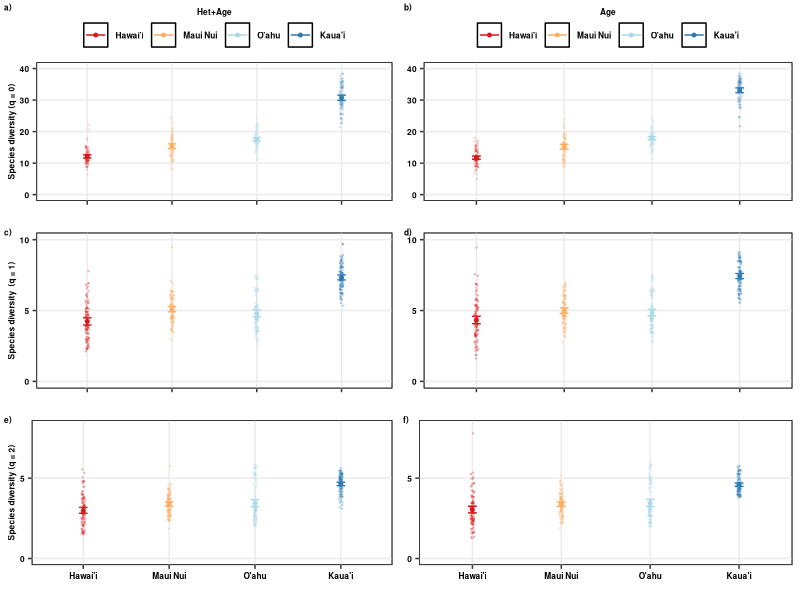

Write R code to recreate this figure.
#############
# Hill N ####
#############
###############
# All natives #
# 9 plots #####
###############
# figure 

require(tidyr)
require(dplyr)
require(ggplot2)
require(grid)
require(reshape2)
library(rms)

##########
# data  ##
##########

HillN_2<-read.csv("Cleaned_Data/Scen2_Natives_9plots_HillN.csv")
HillN_3<-read.csv("Cleaned_Data/Scen3_Natives_9plots_HillN.csv")

#############
# organize  #
#############

HillN_2$Scenario<-"II"
HillN_3$Scenario<-"III"

HillNN<-rbind.data.frame(HillN_2, HillN_3)

HillNN$geo_entity2<-as.character(HillNN$geo_entity2)
HillNN$geo_entity2<-ifelse(HillNN$geo_entity2=="O'ahu Island (incl. Mokoli'i Islet)","O'ahu",HillNN$geo_entity2)
HillNN$geo_entity2<-ifelse(HillNN$geo_entity2=="O'ahu Island","O'ahu",HillNN$geo_entity2)
HillNN$geo_entity2<-ifelse(HillNN$geo_entity2=="Hawai'i Island","Hawai'i",HillNN$geo_entity2)
HillNN$geo_entity2<-ifelse(HillNN$geo_entity2=="Kaua'i Island","Kaua'i",HillNN$geo_entity2)

HillNN$geo_entity2<-as.factor(HillNN$geo_entity2)
HillNN$geo_entity2<-factor(HillNN$geo_entity2,levels=c("Hawai'i","Maui Nui","O'ahu","Kaua'i"))

HillNN$order<-as.factor(HillNN$order)

HillNN$geo_order<-paste(HillNN$geo_entity2,HillNN$order,sep="_")

HillNN$geo_order<-factor(HillNN$geo_order,levels=c("Hawai'i_0","Hawai'i_1","Hawai'i_2","Maui Nui_0","Maui Nui_1","Maui Nui_2",
                                                   "O'ahu_0","O'ahu_1","O'ahu_2","Kaua'i_0","Kaua'i_1","Kaua'i_2"))

############################################
# summarize data                           #
############################################

HillNN_minus<- HillNN %>%
  group_by(geo_entity2,Scenario, order) %>%
  do(data.frame(rbind(smean.cl.boot(.$qD, B=1000))))

colnames(HillNN_minus)[4]<-"qD"
colnames(HillNN_minus)[5]<-"qD.LCL"
colnames(HillNN_minus)[6]<-"qD.UCL"

HillNN_f<-rbind.data.frame(HillNN_minus)

HillNN_f$geo_order<-paste(HillNN_f$geo_entity2,HillNN_f$order,sep="_")

HillNN_f$geo_order<-as.factor(HillNN_f$geo_order)

HillNN_f$geo_order<-factor(HillNN_f$geo_order,levels=c("Hawai'i_0","Hawai'i_1","Hawai'i_2","Maui Nui_0","Maui Nui_1","Maui Nui_2",
                                                       "O'ahu_0","O'ahu_1","O'ahu_2","Kaua'i_0","Kaua'i_1","Kaua'i_2"))

HillNN_f$geo_entity2<-factor(HillNN_f$geo_entity2,levels=c("Hawai'i","Maui Nui","O'ahu","Kaua'i"))

HillNN_f<-ungroup(HillNN_f)

##############################
# order x island x scenario  #
##############################

HillNN_f$Scenario<-as.character(HillNN_f$Scenario)
HillNN_f$Scenario<-ifelse(HillNN_f$Scenario=="II","Het+Age",HillNN_f$Scenario)
HillNN_f$Scenario<-ifelse(HillNN_f$Scenario=="III","Age",HillNN_f$Scenario)
HillNN_f$Scenario<-as.factor(HillNN_f$Scenario)

HillNN_f$Scenario<-factor(HillNN_f$Scenario,levels=c("Het+Age","Age"))

HillNN_f<- HillNN_f%>%
  unite( "Scen_Order", c("Scenario","order"),remove=FALSE)

HillNN$Scenario<-as.character(HillNN$Scenario)
HillNN$Scenario<-ifelse(HillNN$Scenario=="II","Het+Age",HillNN$Scenario)
HillNN$Scenario<-ifelse(HillNN$Scenario=="III","Age",HillNN$Scenario)
HillNN$Scenario<-as.factor(HillNN$Scenario)

HillNN$Scenario<-factor(HillNN$Scenario,levels=c("Het+Age","Age"))

HillNN<- HillNN%>%
  unite( "Scen_Order", c("Scenario","order"),remove=FALSE)

# Scen2 + order 0

H_Sc2_Or0<-filter(HillNN, Scen_Order=="Het+Age_0")

H_f_Sc2_Or0<-filter(HillNN_f, Scen_Order=="Het+Age_0")

Hill_Sc2_Or0<-ggplot(H_Sc2_Or0, aes(x=geo_entity2,y=qD,group=geo_entity2,color=geo_entity2))+
  geom_point(data=H_Sc2_Or0, aes(x=geo_entity2,y=qD,color=geo_entity2),position = position_jitter(w = 0.02, h = 0),size=0.25,alpha=0.1)+
  
  geom_point(data=H_f_Sc2_Or0, aes(x=geo_entity2,y=qD,group=geo_entity2, colour=geo_entity2),size=1)+
  geom_errorbar(data=H_f_Sc2_Or0,aes(ymin=qD.LCL,ymax=qD.UCL,group=geo_entity2, colour=geo_entity2),width=0.1)+
  
  #scale_color_d3(palette="category20c")+
  scale_colour_manual(values=c("#d7191c","#fdae61","#abd9e9","#2c7bb6"))+
  scale_y_continuous(limits=c(0, 40),breaks=c(0,10,20,30,40),labels=c("0","10","20","30","40"))+
  # scale_shape_manual(values=c(17,15,16))+
  #facet_grid(order~Scenario,scales="free_y")+
  labs(x="",y="Species diversity (q = 0)")+
  guides(colour=guide_legend(title="Het+Age",title.position = "top", hjust=0.5))+
  theme_bw()+theme(plot.title = element_text(colour="black",face="bold",size=7,hjust=0.5,vjust=0),
                   axis.title.x=element_text(colour="black",face="bold",size=6),
                   axis.title.y=element_text(colour="black",face="bold",size=6),
                   axis.text.x=element_blank(),
                   axis.text.y=element_text(colour=c("black"),face="bold",size=6),
                   strip.background = element_rect(fill="transparent",colour="black"),
                   strip.text=element_text(face="bold",size=6),
                   legend.text=element_text(colour=c("black"),face="bold",size=6),
                   legend.title = element_text(colour=c("black"),face="bold",size=6),
                   legend.title.align = 0.5,
                   legend.margin=margin(t=0.00, r=0, b=0, l=0, unit="cm"),
                   legend.position=c("top"),
                   #legend.margin =margin(t=0, r=0, b=0, l=0, unit="cm"),
                   panel.background =element_rect(fill="transparent",colour="black"),panel.grid.minor=element_blank())

# Scen3 + order 0

H_Sc3_Or0<-filter(HillNN, Scen_Order=="Age_0")

H_f_Sc3_Or0<-filter(HillNN_f, Scen_Order=="Age_0")

Hill_Sc3_Or0<-ggplot(H_Sc3_Or0, aes(x=geo_entity2,y=qD,group=geo_entity2,color=geo_entity2))+
  geom_point(data=H_Sc3_Or0, aes(x=geo_entity2,y=qD,color=geo_entity2),position = position_jitter(w = 0.02, h = 0),size=0.25,alpha=0.1)+
  
  geom_point(data=H_f_Sc3_Or0, aes(x=geo_entity2,y=qD,group=geo_entity2, colour=geo_entity2),size=1)+
  geom_errorbar(data=H_f_Sc3_Or0,aes(ymin=qD.LCL,ymax=qD.UCL,group=geo_entity2, colour=geo_entity2),width=0.1)+
  
  #scale_color_d3(palette="category20c")+
  scale_colour_manual(values=c("#d7191c","#fdae61","#abd9e9","#2c7bb6"))+
  scale_y_continuous(limits=c(0, 40),breaks=c(0,10,20,30,40),labels=c("0","10","20","30","40"))+
  # scale_shape_manual(values=c(17,15,16))+
  #facet_grid(order~Scenario,scales="free_y")+
  labs(x="",y="Species diversity")+
  guides(colour=guide_legend(title="Age",title.position = "top", hjust=0.5))+
  theme_bw()+theme(plot.title = element_text(colour="black",face="bold",size=7,hjust=0.5,vjust=0),
                   axis.title.x=element_text(colour="black",face="bold",size=6),
                   axis.title.y=element_blank(),
                   axis.text.x=element_blank(),
                   axis.text.y=element_text(colour=c("black"),face="bold",size=6),
                   strip.background = element_rect(fill="transparent",colour="black"),
                   strip.text=element_text(face="bold",size=6),
                   legend.text=element_text(colour=c("black"),face="bold",size=6),
                   legend.title = element_text(colour=c("black"),face="bold",size=6),
                   legend.title.align = 0.5,
                   legend.margin=margin(t=0.00, r=0, b=0, l=0, unit="cm"),
                   legend.position=c("top"),
                   #legend.margin =margin(t=0, r=0, b=0, l=0, unit="cm"),
                   panel.background =element_rect(fill="transparent",colour="black"),panel.grid.minor=element_blank())

# Scen2 + order 1

H_Sc2_Or1<-filter(HillNN, Scen_Order=="Het+Age_1")

H_f_Sc2_Or1<-filter(HillNN_f, Scen_Order=="Het+Age_1")

Hill_Sc2_Or1<-ggplot(H_Sc2_Or1, aes(x=geo_entity2,y=qD,group=geo_entity2,color=geo_entity2))+
  geom_point(data=H_Sc2_Or1, aes(x=geo_entity2,y=qD,color=geo_entity2),position = position_jitter(w = 0.02, h = 0),size=0.25,alpha=0.2)+
  
  geom_point(data=H_f_Sc2_Or1, aes(x=geo_entity2,y=qD,group=geo_entity2, colour=geo_entity2),size=1)+
  geom_errorbar(data=H_f_Sc2_Or1,aes(ymin=qD.LCL,ymax=qD.UCL,group=geo_entity2, colour=geo_entity2),width=0.1)+
  
  #scale_color_d3(palette="category20c")+
  scale_colour_manual(values=c("#d7191c","#fdae61","#abd9e9","#2c7bb6"))+
  scale_y_continuous(limits=c(0, 10),breaks=c(0,5,10),labels=c("0","5","10"))+
  # scale_shape_manual(values=c(17,15,16))+
  #facet_grid(order~Scenario,scales="free_y")+
  labs(x="",y="Species diversity  (q = 1)")+
  guides(colour=guide_legend(title="",title.position = "top", hjust=0.5))+
  theme_bw()+theme(axis.title.x=element_text(colour="black",face="bold",size=6),
                   axis.title.y=element_text(colour="black",face="bold",size=6),
                   axis.text.x=element_blank(),
                   axis.text.y=element_text(colour=c("black"),face="bold",size=6),
                   strip.background = element_rect(fill="transparent",colour="black"),
                   strip.text=element_text(face="bold",size=6),
                   legend.text=element_text(colour=c("black"),face="bold",size=6),
                   legend.title = element_text(colour=c("black"),face="bold",size=6),
                   legend.title.align = 0.5,
                   legend.margin=margin(t=0.05, r=0, b=0, l=0, unit="cm"),
                   legend.position=c("none"),
                   #legend.margin =margin(t=0, r=0, b=0, l=0, unit="cm"),
                   panel.background =element_rect(fill="transparent",colour="black"),panel.grid.minor=element_blank())

# Scen3 + order 1

H_Sc3_Or1<-filter(HillNN, Scen_Order=="Age_1")

H_f_Sc3_Or1<-filter(HillNN_f, Scen_Order=="Age_1")

Hill_Sc3_Or1<-ggplot(H_Sc3_Or1, aes(x=geo_entity2,y=qD,group=geo_entity2,color=geo_entity2))+
  geom_point(data=H_Sc3_Or1, aes(x=geo_entity2,y=qD,color=geo_entity2),position = position_jitter(w = 0.02, h = 0),size=0.25,alpha=0.2)+
  
  geom_point(data=H_f_Sc3_Or1, aes(x=geo_entity2,y=qD,group=geo_entity2, colour=geo_entity2),size=1)+
  geom_errorbar(data=H_f_Sc3_Or1,aes(ymin=qD.LCL,ymax=qD.UCL,group=geo_entity2, colour=geo_entity2),width=0.1)+
  
  #scale_color_d3(palette="category20c")+
  scale_colour_manual(values=c("#d7191c","#fdae61","#abd9e9","#2c7bb6"))+
  scale_y_continuous(limits=c(0, 10),breaks=c(0,5,10),labels=c("0","5","10"))+
  # scale_shape_manual(values=c(17,15,16))+
  #facet_grid(order~Scenario,scales="free_y")+
  labs(x="",y="Species diversity")+
  guides(colour=guide_legend(title="",title.position = "top", hjust=0.5))+
  theme_bw()+theme(axis.title.x=element_text(colour="black",face="bold",size=6),
                   axis.title.y=element_blank(),
                   axis.text.x=element_blank(),
                   axis.text.y=element_text(colour=c("black"),face="bold",size=6),
                   strip.background = element_rect(fill="transparent",colour="black"),
                   strip.text=element_text(face="bold",size=6),
                   legend.text=element_text(colour=c("black"),face="bold",size=6),
                   legend.title = element_text(colour=c("black"),face="bold",size=6),
                   legend.title.align = 0.5,
                   legend.margin=margin(t=0.05, r=0, b=0, l=0, unit="cm"),
                   legend.position=c("none"),
                   #legend.margin =margin(t=0, r=0, b=0, l=0, unit="cm"),
                   panel.background =element_rect(fill="transparent",colour="black"),panel.grid.minor=element_blank())

# Scen2 + order 2

H_Sc2_Or2<-filter(HillNN, Scen_Order=="Het+Age_2")

H_f_Sc2_Or2<-filter(HillNN_f, Scen_Order=="Het+Age_2")

Hill_Sc2_Or2<-ggplot(H_Sc2_Or2, aes(x=geo_entity2,y=qD,group=geo_entity2,color=geo_entity2))+
  geom_point(data=H_Sc2_Or2, aes(x=geo_entity2,y=qD,color=geo_entity2),position = position_jitter(w = 0.02, h = 0),size=0.25,alpha=0.2)+
  
  geom_point(data=H_f_Sc2_Or2, aes(x=geo_entity2,y=qD,group=geo_entity2, colour=geo_entity2),size=1)+
  geom_errorbar(data=H_f_Sc2_Or2,aes(ymin=qD.LCL,ymax=qD.UCL,group=geo_entity2, colour=geo_entity2),width=0.1)+
  
  #scale_color_d3(palette="category20c")+
  scale_colour_manual(values=c("#d7191c","#fdae61","#abd9e9","#2c7bb6"))+
  scale_y_continuous(limits=c(0, 8.2),breaks=c(0,5,10),labels=c("0","5","10"))+
  # scale_shape_manual(values=c(17,15,16))+
  #facet_grid(order~Scenario,scales="free_y")+
  labs(x="",y="Species diversity (q = 2)")+
  guides(colour=guide_legend(title="",title.position = "top", hjust=0.5))+
  theme_bw()+theme(axis.title.x=element_text(colour="black",face="bold",size=6),
                   axis.title.y=element_text(colour="black",face="bold",size=6),
                   axis.text.x=element_text(colour="black",face="bold",size=6),
                   axis.text.y=element_text(colour=c("black"),face="bold",size=6),
                   strip.background = element_rect(fill="transparent",colour="black"),
                   strip.text=element_text(face="bold",size=6),
                   legend.text=element_text(colour=c("black"),face="bold",size=6),
                   legend.title = element_text(colour=c("black"),face="bold",size=6),
                   legend.title.align = 0.5,
                   legend.margin=margin(t=0.05, r=0, b=0, l=0, unit="cm"),
                   legend.position=c("none"),
                   #legend.margin =margin(t=0, r=0, b=0, l=0, unit="cm"),
                   panel.background =element_rect(fill="transparent",colour="black"),panel.grid.minor=element_blank())

# Scen3 + order 2

H_Sc3_Or2<-filter(HillNN, Scen_Order=="Age_2")

H_f_Sc3_Or2<-filter(HillNN_f, Scen_Order=="Age_2")

Hill_Sc3_Or2<-ggplot(H_Sc3_Or2, aes(x=geo_entity2,y=qD,group=geo_entity2,color=geo_entity2))+
  geom_point(data=H_Sc3_Or2, aes(x=geo_entity2,y=qD,color=geo_entity2),position = position_jitter(w = 0.02, h = 0),size=0.25,alpha=0.2)+
  
  geom_point(data=H_f_Sc3_Or2, aes(x=geo_entity2,y=qD,group=geo_entity2, colour=geo_entity2),size=1)+
  geom_errorbar(data=H_f_Sc3_Or2,aes(ymin=qD.LCL,ymax=qD.UCL,group=geo_entity2, colour=geo_entity2),width=0.1)+
  
  #scale_color_d3(palette="category20c")+
  scale_colour_manual(values=c("#d7191c","#fdae61","#abd9e9","#2c7bb6"))+
  scale_y_continuous(limits=c(0, 8.2),breaks=c(0,5,10),labels=c("0","5","10"))+
  # scale_shape_manual(values=c(17,15,16))+
  #facet_grid(order~Scenario,scales="free_y")+
  labs(x="",y="Species diversity")+
  guides(colour=guide_legend(title="",title.position = "top", hjust=0.5))+
  theme_bw()+theme(axis.title.x=element_text(colour="black",face="bold",size=6),
                   axis.title.y=element_blank(),
                   axis.text.x=element_text(colour="black",face="bold",size=6),
                   axis.text.y=element_text(colour=c("black"),face="bold",size=6),
                   strip.background = element_rect(fill="transparent",colour="black"),
                   strip.text=element_text(face="bold",size=6),
                   legend.text=element_text(colour=c("black"),face="bold",size=6),
                   legend.title = element_text(colour=c("black"),face="bold",size=6),
                   legend.title.align = 0.5,
                   legend.margin=margin(t=0.05, r=0, b=0, l=0, unit="cm"),
                   legend.position=c("none"),
                   #legend.margin =margin(t=0, r=0, b=0, l=0, unit="cm"),
                   panel.background =element_rect(fill="transparent",colour="black"),panel.grid.minor=element_blank())

# write out 95 CIs

HillNN_f<-arrange(HillNN_f, order, Scenario)

write.csv(HillNN_f,"Cleaned_Data/summaryHillNumbers_9plots.csv",row.names = FALSE)

#################
# put together ##
#################

require(cowplot)

hill_tog<-plot_grid(Hill_Sc2_Or0, Hill_Sc3_Or0, Hill_Sc2_Or1, Hill_Sc3_Or1,Hill_Sc2_Or2, Hill_Sc3_Or2,
                    labels=c("a)","b)","c)","d)","e)","f)"),label_size = 6, ncol=2,rel_heights = c(1.2,1,1))

png(filename="Figures/HillN_Natives_9plots_Fig4.png", 
    units="in", 
    width=7, 
    height=7, 
    pointsize=2, 
    res=500)

hill_tog

dev.off()
